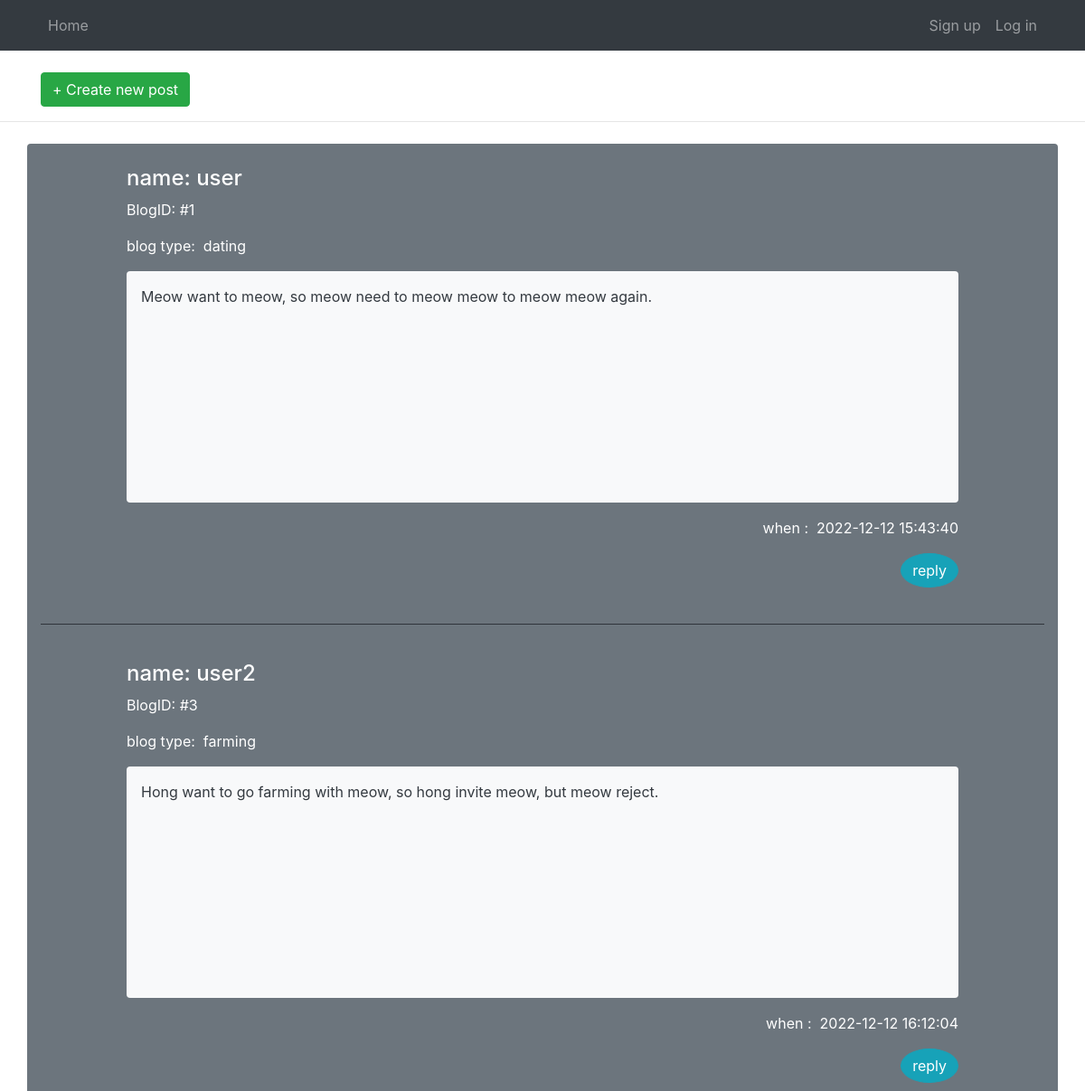
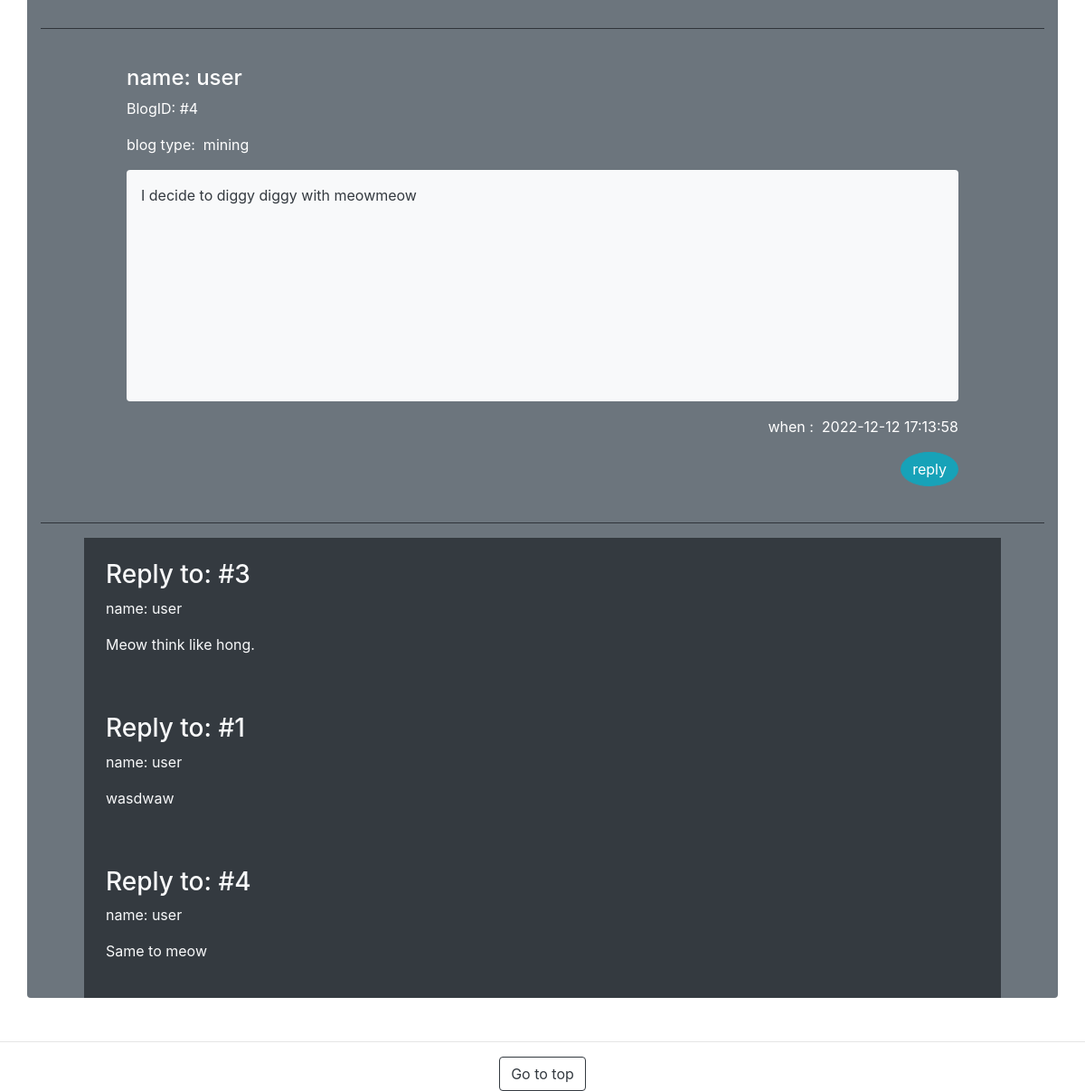
/stardew/community.php, run on the app's committed database (2 pictures, top to bottom).
### tables this page shows
CREATE TABLE `tbl_user` (
  `user_id` int(11) NOT NULL,
  `name` varchar(64) NOT NULL,
  `surname` varchar(64) NOT NULL,
  `tel` text NOT NULL,
  `address` text NOT NULL,
  `email` varchar(128) NOT NULL,
  `password` varchar(32) NOT NULL,
  `status` int(1) NOT NULL
);

CREATE TABLE `tbl_blog` (
  `blog_id` int(11) NOT NULL,
  `user_id` int(11) NOT NULL,
  `blog_info` text NOT NULL,
  `blog_content_type` text NOT NULL,
  `blog_name` text NOT NULL,
  `blog_content` text NOT NULL,
  `blog_date` datetime NOT NULL
);

CREATE TABLE `tbl_reply` (
  `reply_id` int(11) NOT NULL,
  `blog_id` int(11) NOT NULL,
  `user_id` int(11) NOT NULL,
  `reply_content` text NOT NULL,
  `reply_date` datetime NOT NULL
);

### stardew/community.php (the view, shortened to what this page needs)
<!DOCTYPE html>
<html lang="th" dir="ltr">
  <head>
    <link rel="stylesheet" href="css/bootstrap.css">
  </head>
  <body>
    <?php include "checknav.php"; ?>
    <div class="container mt-4">
      <a href="create_post.php">
        <button class=" btn btn-success" type="button" name="button">+ Create new post</button>
      </a>
    </div>
    <hr>
    <div class="container mt-4 mb-5 bg-secondary rounded">
      <div class="row">
        <?php
          $sql = "SELECT * FROM tbl_blog";
          $result = $con->query($sql);
          while ($row = $result->fetch_assoc()) {
            $sql2 = "SELECT * FROM tbl_user WHERE user_id='$row[user_id]'";
            $result2 = $con->query($sql2);
            while ($row2 = $result2->fetch_assoc()) {
        ?>
        <div class="col-10 text-white mx-auto pt-4 pb-4">
          <h4>name: <?php echo $row2['name']; ?></h4>
          <p>BlogID: #<?php echo $row['blog_id']; ?></p>
          <p>blog type: &nbsp;<?php echo $row['blog_content_type']; ?></p>
          <p class="bg-light text-dark pl-3 pt-3 rounded" style="height:16rem;"><?php echo $row['blog_info']; ?></p>
          <div align="right">
            <p>when : &nbsp;<?php echo $row['blog_date']; ?></p>
          </div>
          <div class="mt-3" align="right">
            <a href="reply_page.php?id=<?php echo $row['blog_id'] ?>">
              <button class="btn btn-info rounded-circle" type="button">reply</button>
            </a>
          </div>
        </div>
        <div class="col-12">
          <hr class="bg-dark">
        </div>
        <?php }} ?>
      </div>
      <div class="ml-5 mr-5 bg-dark text-light">
        <?php
          $sql3 = "SELECT * FROM tbl_reply";
          $result3 = $con->query($sql3);
          while ($row3 = $result3->fetch_assoc()) {
            $sql4 = "SELECT * FROM tbl_user WHERE user_id='$row3[user_id]'";
            $result4 = $con->query($sql4);
            while ($row4 = $result4->fetch_assoc()) {
        ?>
          <div class="p-4">
            <h3>Reply to: #<?php echo $row3['blog_id'] ?></h3>
            <p>name: <?php echo $row4['name']; ?></p>
            <p><?php echo $row3['reply_content']; ?></p>
          </div>
        <?php }} ?>
      </div>
    </div>
    <hr>
    <div class="text-center">
      <a class="" href="#"><button class="btn btn-outline-dark" type="button" name="button">Go to top</button></a>
    </div>
  </body>
</html>

### stardew/checknav.php (shortened to what this page needs)
<?php
  if ($_SESSION['sess_status']==2) {
    include "admin_navbar.php";
  }else if ($_SESSION['sess_status']==1) {
    include "user_navbar.php";
  }else {
    include "navbar.php";
  }
?>

### stardew/navbar.php
<nav class="navbar navbar-expand-lg navbar-dark bg-dark">
  <div class="container">
    <ul class="navbar-nav mr-auto">
      <li class="nav-item">
        <a class="nav-link" href="index.php">Home</a>
      </li>
    </ul>
    <ul class="navbar-nav ml-auto">
      <li class="nav-item">
        <a class="nav-link" href="signup.php">Sign up</a>
      </li>
      <li class="nav-item">
        <a class="nav-link" href="login.php">Log in</a>
      </li>
    </ul>
  </div>
</nav>

### data on the page
tbl_blog: blog_id "1", blog_content_type "dating", blog_info "Meow want to meow, so meow need to meow meow to meow meow again.", blog_date "2022-12-12 15:43:40"
tbl_user: name "user"
tbl_blog: blog_id "3", blog_content_type "farming", blog_info "Hong want to go farming with meow, so hong invite meow, but meow reject.", blog_date "2022-12-12 16:12:04"
tbl_user: name "user2"
tbl_blog: blog_id "4", blog_content_type "mining", blog_info "I decide to diggy diggy with meowmeow", blog_date "2022-12-12 17:13:58"
tbl_reply: blog "3", reply_content "Meow think like hong."
tbl_reply: blog "1", reply_content "wasdwaw"
tbl_reply: blog "4", reply_content "Same to meow"
